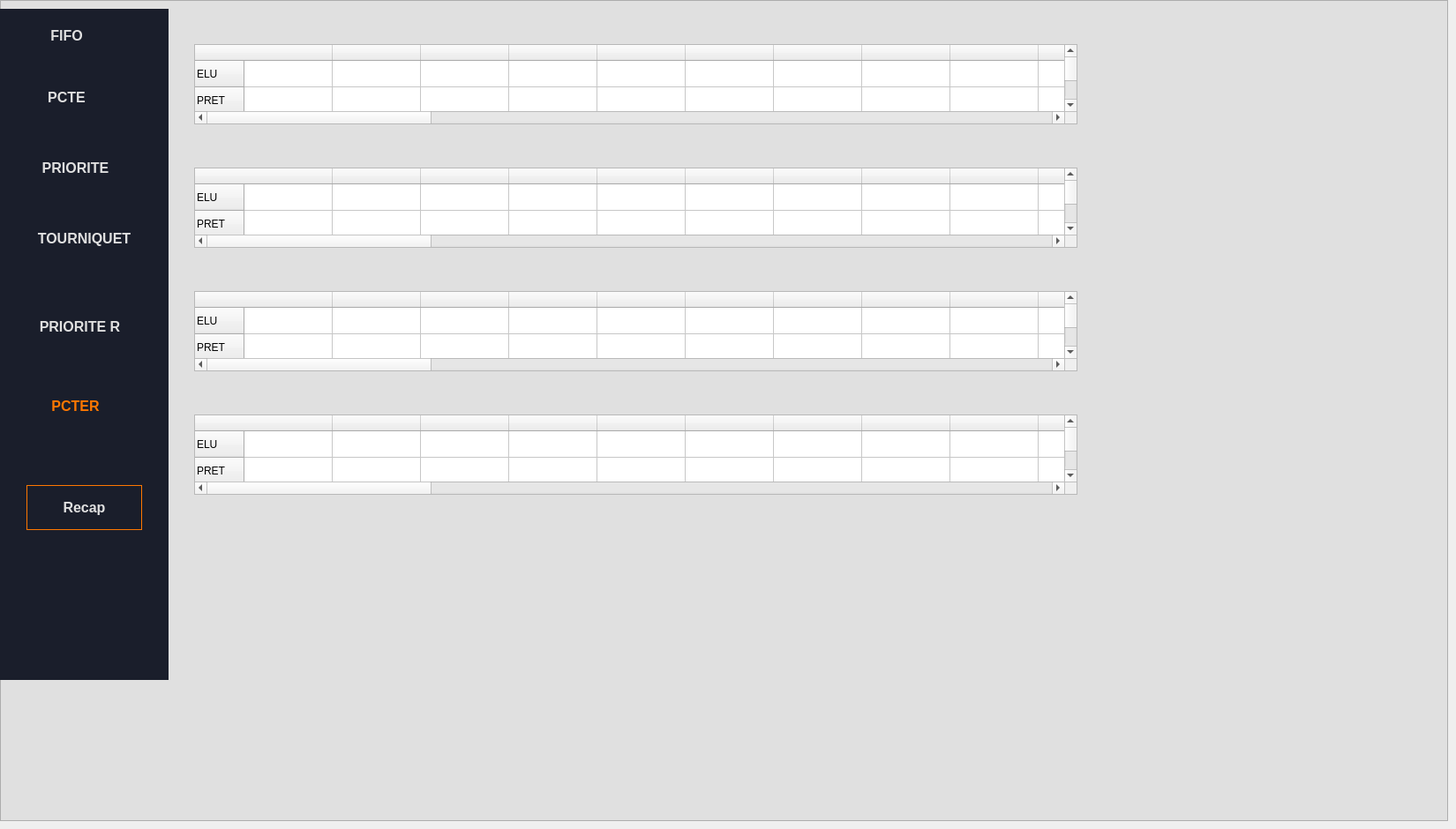
    <widget class="QWidget" name="page_3">
     <widget class="QListView" name="listView_7">
      <property name="geometry">
       <rect>
        <x>0</x>
        <y>0</y>
        <width>1641</width>
        <height>931</height>
       </rect>
      </property>
      <property name="styleSheet">
       <string notr="true">background:#E0E0E0</string>
      </property>
     </widget>
     <widget class="QWidget" name="widget_7" native="true">
      <property name="geometry">
       <rect>
        <x>0</x>
        <y>10</y>
        <width>191</width>
        <height>761</height>
       </rect>
      </property>
      <property name="styleSheet">
       <string notr="true"> background-color: #1A1E2B; /* Dark navy blue */
  color: #E0E0E0; /* Light gray text */
  font-family: Arial, sans-serif;</string>
      </property>
      <widget class="QPushButton" name="pushButton_41">
       <property name="geometry">
        <rect>
         <x>20</x>
         <y>90</y>
         <width>111</width>
         <height>21</height>
        </rect>
       </property>
       <property name="styleSheet">
        <string notr="true">border:none ;
color: #E0E0E0 ;
background-color: #1A1E2B; 
font-weight: bold ;
font-size: 16px</string>
       </property>
       <property name="text">
        <string>PCTE</string>
       </property>
      </widget>
      <widget class="QPushButton" name="pushButton_42">
       <property name="geometry">
        <rect>
         <x>30</x>
         <y>170</y>
         <width>111</width>
         <height>21</height>
        </rect>
       </property>
       <property name="styleSheet">
        <string notr="true">border:none ;
color: #E0E0E0 ;
 background-color: #1A1E2B; 
font-weight: bold ;
font-size: 16px</string>
       </property>
       <property name="text">
        <string>PRIORITE</string>
       </property>
      </widget>
      <widget class="QPushButton" name="pushButton_43">
       <property name="geometry">
        <rect>
         <x>40</x>
         <y>250</y>
         <width>111</width>
         <height>21</height>
        </rect>
       </property>
       <property name="styleSheet">
        <string notr="true">border:none ;
color: #E0E0E0 ;
 background-color: #1A1E2B; 
font-weight: bold ;
font-size: 16px</string>
       </property>
       <property name="text">
        <string>TOURNIQUET</string>
       </property>
      </widget>
      <widget class="QPushButton" name="pushButton_44">
       <property name="geometry">
        <rect>
         <x>20</x>
         <y>20</y>
         <width>111</width>
         <height>21</height>
        </rect>
       </property>
       <property name="styleSheet">
        <string notr="true">border:none ;
color: #E0E0E0 ;
 background-color: #1A1E2B; 
font-weight: bold ;
font-size: 16px</string>
       </property>
       <property name="text">
        <string>FIFO</string>
       </property>
      </widget>
      <widget class="QPushButton" name="pushButton_45">
       <property name="geometry">
        <rect>
         <x>30</x>
         <y>540</y>
         <width>131</width>
         <height>51</height>
        </rect>
       </property>
       <property name="styleSheet">
        <string notr="true">border: 1px solid  #FF7700 ;
color: #E0E0E0 ;
 background-color: #1A1E2B; 
font-weight: bold ;
font-size: 16px</string>
       </property>
       <property name="text">
        <string>Recap</string>
       </property>
      </widget>
      <widget class="QPushButton" name="pushButton_46">
       <property name="geometry">
        <rect>
         <x>0</x>
         <y>350</y>
         <width>181</width>
         <height>21</height>
        </rect>
       </property>
       <property name="styleSheet">
        <string notr="true">border:none ;
color: #E0E0E0 ;
 background-color: #1A1E2B; 
font-weight: bold ;
font-size: 16px</string>
       </property>
       <property name="text">
        <string>PRIORITE R</string>
       </property>
      </widget>
      <widget class="QPushButton" name="pushButton_47">
       <property name="geometry">
        <rect>
         <x>30</x>
         <y>440</y>
         <width>111</width>
         <height>21</height>
        </rect>
       </property>
       <property name="styleSheet">
        <string notr="true">border:none ;
color: #FF7700 ;
 background-color: #1A1E2B; 
font-weight: bold ;
font-size: 16px</string>
       </property>
       <property name="text">
        <string>PCTER</string>
       </property>
      </widget>
     </widget>
     <widget class="QTableWidget" name="tableWidget_22">
      <property name="geometry">
       <rect>
        <x>220</x>
        <y>50</y>
        <width>1001</width>
        <height>91</height>
       </rect>
      </property>
      <row>
       <property name="text">
        <string>ELU</string>
       </property>
      </row>
      <row>
       <property name="text">
        <string>PRET</string>
       </property>
      </row>
      <row>
       <property name="text">
        <string>BLOQUE</string>
       </property>
      </row>
      <row>
       <property name="text">
        <string>ATT</string>
       </property>
      </row>
      <column>
       <property name="text">
        <string/>
       </property>
      </column>
      <column>
       <property name="text">
        <string/>
       </property>
      </column>
      <column>
       <property name="text">
        <string/>
       </property>
      </column>
      <column>
       <property name="text">
        <string/>
       </property>
      </column>
      <column>
       <property name="text">
        <string/>
       </property>
      </column>
      <column>
       <property name="text">
        <string/>
       </property>
      </column>
      <column>
       <property name="text">
        <string/>
       </property>
      </column>
      <column>
       <property name="text">
        <string/>
       </property>
      </column>
      <column>
       <property name="text">
        <string/>
       </property>
      </column>
      <column>
       <property name="text">
        <string/>
       </property>
      </column>
      <column>
       <property name="text">
        <string/>
       </property>
      </column>
      <column>
       <property name="text">
        <string/>
       </property>
      </column>
      <column>
       <property name="text">
        <string/>
       </property>
      </column>
      <column>
       <property name="text">
        <string/>
       </property>
      </column>
      <column>
       <property name="text">
        <string/>
       </property>
      </column>
      <column>
       <property name="text">
        <string/>
       </property>
      </column>
      <column>
       <property name="text">
        <string/>
       </property>
      </column>
      <column>
       <property name="text">
        <string/>
       </property>
      </column>
      <column>
       <property name="text">
        <string/>
       </property>
      </column>
      <column>
       <property name="text">
        <string/>
       </property>
      </column>
      <column>
       <property name="text">
        <string/>
       </property>
      </column>
      <column>
       <property name="text">
        <string/>
       </property>
      </column>
      <column>
       <property name="text">
        <string/>
       </property>
      </column>
      <column>
       <property name="text">
        <string/>
       </property>
      </column>
      <column>
       <property name="text">
        <string/>
       </property>
      </column>
      <column>
       <property name="text">
        <string/>
       </property>
      </column>
      <column>
       <property name="text">
        <string/>
       </property>
      </column>
      <column>
       <property name="text">
        <string/>
       </property>
      </column>
      <column>
       <property name="text">
        <string/>
       </property>
      </column>
      <column>
       <property name="text">
        <string/>
       </property>
      </column>
      <column>
       <property name="text">
        <string/>
       </property>
      </column>
      <column>
       <property name="text">
        <string/>
       </property>
      </column>
      <column>
       <property name="text">
        <string/>
       </property>
      </column>
      <column>
       <property name="text">
        <string/>
       </property>
      </column>
     </widget>
     <widget class="QTableWidget" name="tableWidget_23">
      <property name="geometry">
       <rect>
        <x>220</x>
        <y>190</y>
        <width>1001</width>
        <height>91</height>
       </rect>
      </property>
      <row>
       <property name="text">
        <string>ELU</string>
       </property>
      </row>
      <row>
       <property name="text">
        <string>PRET</string>
       </property>
      </row>
      <row>
       <property name="text">
        <string>BLOQUE</string>
       </property>
      </row>
      <row>
       <property name="text">
        <string>ATT</string>
       </property>
      </row>
      <column>
       <property name="text">
        <string/>
       </property>
      </column>
      <column>
       <property name="text">
        <string/>
       </property>
      </column>
      <column>
       <property name="text">
        <string/>
       </property>
      </column>
      <column>
       <property name="text">
        <string/>
       </property>
      </column>
      <column>
       <property name="text">
        <string/>
       </property>
      </column>
      <column>
       <property name="text">
        <string/>
       </property>
      </column>
      <column>
       <property name="text">
        <string/>
       </property>
      </column>
      <column>
       <property name="text">
        <string/>
       </property>
      </column>
      <column>
       <property name="text">
        <string/>
       </property>
      </column>
      <column>
       <property name="text">
        <string/>
       </property>
      </column>
      <column>
       <property name="text">
        <string/>
       </property>
      </column>
      <column>
       <property name="text">
        <string/>
       </property>
      </column>
      <column>
       <property name="text">
        <string/>
       </property>
      </column>
      <column>
       <property name="text">
        <string/>
       </property>
      </column>
      <column>
       <property name="text">
        <string/>
       </property>
      </column>
      <column>
       <property name="text">
        <string/>
       </property>
      </column>
      <column>
       <property name="text">
        <string/>
       </property>
      </column>
      <column>
       <property name="text">
        <string/>
       </property>
      </column>
      <column>
       <property name="text">
        <string/>
       </property>
      </column>
      <column>
       <property name="text">
        <string/>
       </property>
      </column>
      <column>
       <property name="text">
        <string/>
       </property>
      </column>
      <column>
       <property name="text">
        <string/>
       </property>
      </column>
      <column>
       <property name="text">
        <string/>
       </property>
      </column>
      <column>
       <property name="text">
        <string/>
       </property>
      </column>
      <column>
       <property name="text">
        <string/>
       </property>
      </column>
      <column>
       <property name="text">
        <string/>
       </property>
      </column>
      <column>
       <property name="text">
        <string/>
       </property>
      </column>
      <column>
       <property name="text">
        <string/>
       </property>
      </column>
      <column>
       <property name="text">
        <string/>
       </property>
      </column>
      <column>
       <property name="text">
        <string/>
       </property>
      </column>
      <column>
       <property name="text">
        <string/>
       </property>
      </column>
      <column>
       <property name="text">
        <string/>
       </property>
      </column>
      <column>
       <property name="text">
        <string/>
       </property>
      </column>
      <column>
       <property name="text">
        <string/>
       </property>
      </column>
     </widget>
     <widget class="QTableWidget" name="tableWidget_25">
      <property name="geometry">
       <rect>
        <x>220</x>
        <y>470</y>
        <width>1001</width>
        <height>91</height>
       </rect>
      </property>
      <row>
       <property name="text">
        <string>ELU</string>
       </property>
      </row>
      <row>
       <property name="text">
        <string>PRET</string>
       </property>
      </row>
      <row>
       <property name="text">
        <string>BLOQUE</string>
       </property>
      </row>
      <row>
       <property name="text">
        <string>ATT</string>
       </property>
      </row>
      <column>
       <property name="text">
        <string/>
       </property>
      </column>
      <column>
       <property name="text">
        <string/>
       </property>
      </column>
      <column>
       <property name="text">
        <string/>
       </property>
      </column>
      <column>
       <property name="text">
        <string/>
       </property>
      </column>
      <column>
       <property name="text">
        <string/>
       </property>
      </column>
      <column>
       <property name="text">
        <string/>
       </property>
      </column>
      <column>
       <property name="text">
        <string/>
       </property>
      </column>
      <column>
       <property name="text">
        <string/>
       </property>
      </column>
      <column>
       <property name="text">
        <string/>
       </property>
      </column>
      <column>
       <property name="text">
        <string/>
       </property>
      </column>
      <column>
       <property name="text">
        <string/>
       </property>
      </column>
      <column>
       <property name="text">
        <string/>
       </property>
      </column>
      <column>
       <property name="text">
        <string/>
       </property>
      </column>
      <column>
       <property name="text">
        <string/>
       </property>
      </column>
      <column>
       <property name="text">
        <string/>
       </property>
      </column>
      <column>
       <property name="text">
        <string/>
       </property>
      </column>
      <column>
       <property name="text">
        <string/>
       </property>
      </column>
      <column>
       <property name="text">
        <string/>
       </property>
      </column>
      <column>
       <property name="text">
        <string/>
       </property>
      </column>
      <column>
       <property name="text">
        <string/>
       </property>
      </column>
      <column>
       <property name="text">
        <string/>
       </property>
      </column>
      <column>
       <property name="text">
        <string/>
       </property>
      </column>
      <column>
       <property name="text">
        <string/>
       </property>
      </column>
      <column>
       <property name="text">
        <string/>
       </property>
      </column>
      <column>
       <property name="text">
        <string/>
       </property>
      </column>
      <column>
       <property name="text">
        <string/>
       </property>
      </column>
      <column>
       <property name="text">
        <string/>
       </property>
      </column>
      <column>
       <property name="text">
        <string/>
       </property>
      </column>
      <column>
       <property name="text">
        <string/>
       </property>
      </column>
      <column>
       <property name="text">
        <string/>
       </property>
      </column>
      <column>
       <property name="text">
        <string/>
       </property>
      </column>
      <column>
       <property name="text">
        <string/>
       </property>
      </column>
      <column>
       <property name="text">
        <string/>
       </property>
      </column>
      <column>
       <property name="text">
        <string/>
       </property>
      </column>
     </widget>
     <widget class="QTableWidget" name="tableWidget_24">
      <property name="geometry">
       <rect>
        <x>220</x>
        <y>330</y>
        <width>1001</width>
        <height>91</height>
       </rect>
      </property>
      <row>
       <property name="text">
        <string>ELU</string>
       </property>
      </row>
      <row>
       <property name="text">
        <string>PRET</string>
       </property>
      </row>
      <row>
       <property name="text">
        <string>BLOQUE</string>
       </property>
      </row>
      <row>
       <property name="text">
        <string>ATT</string>
       </property>
      </row>
      <column>
       <property name="text">
        <string/>
       </property>
      </column>
      <column>
       <property name="text">
        <string/>
       </property>
      </column>
      <column>
       <property name="text">
        <string/>
       </property>
      </column>
      <column>
       <property name="text">
        <string/>
       </property>
      </column>
      <column>
       <property name="text">
        <string/>
       </property>
      </column>
      <column>
       <property name="text">
        <string/>
       </property>
      </column>
      <column>
       <property name="text">
        <string/>
       </property>
      </column>
      <column>
       <property name="text">
        <string/>
       </property>
      </column>
      <column>
       <property name="text">
        <string/>
       </property>
      </column>
      <column>
       <property name="text">
        <string/>
       </property>
      </column>
      <column>
       <property name="text">
        <string/>
       </property>
      </column>
      <column>
       <property name="text">
        <string/>
       </property>
      </column>
      <column>
       <property name="text">
        <string/>
       </property>
      </column>
      <column>
       <property name="text">
        <string/>
       </property>
      </column>
      <column>
       <property name="text">
        <string/>
       </property>
      </column>
      <column>
       <property name="text">
        <string/>
       </property>
      </column>
      <column>
       <property name="text">
        <string/>
       </property>
      </column>
      <column>
       <property name="text">
        <string/>
       </property>
      </column>
      <column>
       <property name="text">
        <string/>
       </property>
      </column>
      <column>
       <property name="text">
        <string/>
       </property>
      </column>
      <column>
       <property name="text">
        <string/>
       </property>
      </column>
      <column>
       <property name="text">
        <string/>
       </property>
      </column>
      <column>
       <property name="text">
        <string/>
       </property>
      </column>
      <column>
       <property name="text">
        <string/>
       </property>
      </column>
      <column>
       <property name="text">
        <string/>
       </property>
      </column>
      <column>
       <property name="text">
        <string/>
       </property>
      </column>
      <column>
       <property name="text">
        <string/>
       </property>
      </column>
      <column>
       <property name="text">
        <string/>
       </property>
      </column>
      <column>
       <property name="text">
        <string/>
       </property>
      </column>
      <column>
       <property name="text">
        <string/>
       </property>
      </column>
      <column>
       <property name="text">
        <string/>
       </property>
      </column>
      <column>
       <property name="text">
        <string/>
       </property>
      </column>
      <column>
       <property name="text">
        <string/>
       </property>
      </column>
      <column>
       <property name="text">
        <string/>
       </property>
      </column>
     </widget>
    </widget>
